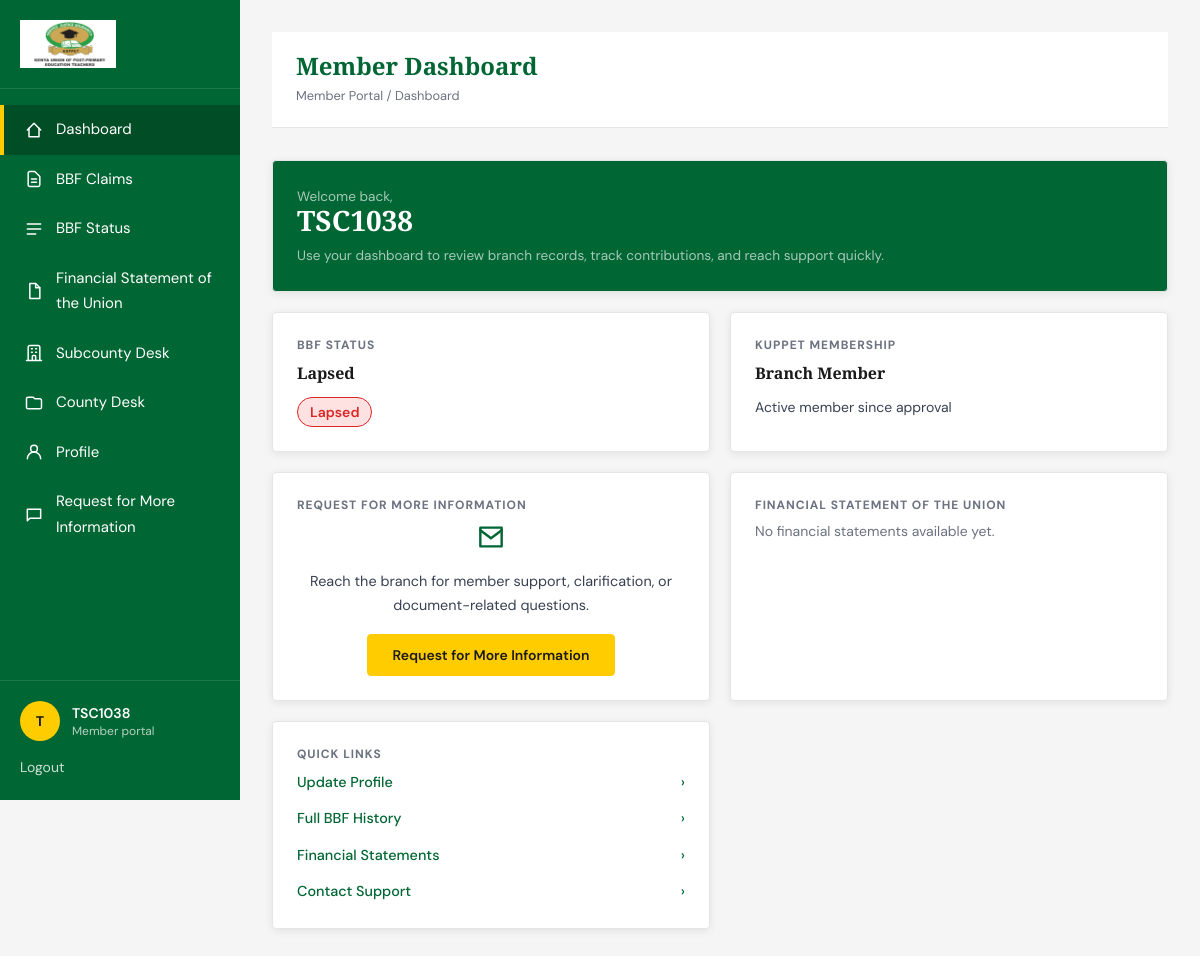
The app's page /dashboard/ (signed in) with its own data.
### accounts/models.py (models this page shows, shortened)
class CustomUser(AbstractUser):
    tsc_number = models.CharField(max_length=50, unique=True)
    email = models.EmailField(_('email address'), unique=True, null=True, blank=True)
    phone_number = models.CharField(max_length=20, blank=True)
    sub_county = models.CharField(max_length=100, blank=True)
    school = models.CharField(max_length=150, blank=True)
    APPROVAL_STATUS_CHOICES = [
        ('PENDING', _('Pending Approval')),
        ('APPROVED', _('Approved')),
        ('REJECTED', _('Rejected')),
    ]
    approval_status = models.CharField(max_length=10, choices=APPROVAL_STATUS_CHOICES, default='PENDING')
    approval_date = models.DateTimeField(null=True, blank=True)
    approved_by = models.ForeignKey(
        'self',
        on_delete=models.SET_NULL,
        null=True,
        blank=True,
        related_name='approved_users'
    )
    totp_secret = models.CharField(max_length=16, blank=True)
    totp_enabled = models.BooleanField(default=False)
    is_subcounty_rep = models.BooleanField(default=False)
    is_county_rep = models.BooleanField(default=False)
    username = None
    USERNAME_FIELD = 'tsc_number' # Use TSC number for login
    REQUIRED_FIELDS = ['email']
    objects = CustomUserManager()

### dashboard/views.py (the view)
# urls.py: path('', views.DashboardView.as_view(), name='dashboard'),
class DashboardView(LoginRequiredMixin, TemplateView):
    template_name = "dashboard/dashboard.html"
    login_url = reverse_lazy("login")
    def get_context_data(self, **kwargs):
        context = super().get_context_data(**kwargs)
        user = self.request.user
        contributions = BBFContribution.objects.filter(user=user).order_by("-contribution_date")
        total_contributed = sum(contribution.amount for contribution in contributions)
        context["bbf_status"] = get_bbf_status(total_contributed)
        context["contributions"] = contributions[:5]
        context["financial_statements"] = FinancialStatement.objects.all().order_by("-fiscal_year")[:5]
        context["member_first_name"] = user.first_name or user.get_full_name() or user.tsc_number
        return context

### core/bbf_contacts.py (called while the page is built)
def _build_bec_lookup():
    lookup = {}
    for member in BECMember.objects.all():
        normalized = member.title.strip().lower()
        lookup[normalized] = member
    for title, aliases in TITLE_ALIASES.items():
        primary = lookup.get(title.lower())
        if primary:
            continue
        for alias in aliases:
            alias_match = lookup.get(alias.lower())
            if alias_match:
                lookup[title.lower()] = alias_match
                break
    return lookup

def get_bbf_contacts():
    bec_lookup = _build_bec_lookup()
    contacts = []
    for contact in CONTACT_DIRECTORY:
        bec_member = bec_lookup.get(contact["title"].lower())
        local_phone = contact["phone"]
        tel_phone = local_phone[1:] if local_phone.startswith("0") else local_phone
        contacts.append(
            {
                **contact,
                "holder_name": bec_member.name if bec_member else "",
                "tel_phone": tel_phone,
            }
        )
    return contacts

### dashboard/context_processors.py (called while the page is built)
def bbf_contacts(request):
    return {"contact_list": get_bbf_contacts()}

### dashboard/views.py (called while the page is built)
def get_bbf_status(total_contributed):
    if total_contributed >= 5000:
        return "Good Standing"
    if total_contributed > 0:
        return "Pending Arrears"
    return "Lapsed"

### templates/dashboard/dashboard.html (shortened to what this page needs)
{% extends 'dashboard/base_dashboard.html' %}
{% block dashboard_title %}Member Dashboard{% endblock %}
{% block dashboard_breadcrumb %}Member Portal / Dashboard{% endblock %}
{% block dashboard_content %}
<div class="widget-grid">
    <section class="dashboard-card welcome-card">
        <p class="welcome-card__kicker">Welcome back,</p>
        <h2>{{ member_first_name }}</h2>
        <p>Use your dashboard to review branch records, track contributions, and reach support quickly.</p>
    </section>
    <section class="dashboard-card">
        <p class="dashboard-card__eyebrow">BBF Status</p>
        <h2>{{ bbf_status }}</h2>
        <span class="status-badge {% if bbf_status == 'Good Standing' %}status-badge--good{% elif bbf_status == 'Pending Arrears' %}status-badge--pending{% else %}status-badge--lapsed{% endif %}">{{ bbf_status }}</span>
    </section>
    <section class="dashboard-card">
        <p class="dashboard-card__eyebrow">KUPPET Membership</p>
        <h2>Branch Member</h2>
        <p class="text-sm text-[var(--gray-700)]">Active member since {{ user.approval_date|date:"M Y"|default:"approval" }}</p>
    </section>
    <section class="dashboard-card">
        <p class="dashboard-card__eyebrow">Request for More Information</p>
        <div class="mb-4 flex justify-center">
        </div>
        <p class="mb-4 text-center text-[0.9rem] text-[var(--gray-700)]">Reach the branch for member support, clarification, or document-related questions.</p>
        <div class="text-center">
            <a href="{% url 'support' %}" class="btn btn-accent">Request for More Information</a>
        </div>
    </section>
    <section class="dashboard-card">
        <p class="dashboard-card__eyebrow">Financial Statement of the Union</p>
        <div class="statement-list">
            {% for statement in financial_statements %}
                <div class="statement-row">
                    <div class="statement-row__meta">
                        <p class="statement-row__title">{{ statement.fiscal_year }}</p>
                        <p class="statement-row__detail">{{ statement.title }}</p>
                    </div>
                    <a href="{{ statement.file.url }}" class="text-link">PDF</a>
                </div>
            {% empty %}
                <p class="text-sm text-[var(--gray-500)]">No financial statements available yet.</p>
            {% endfor %}
        </div>
    </section>
    <section class="dashboard-card">
        <p class="dashboard-card__eyebrow">Quick Links</p>
        <div class="quick-link-list">
            <a href="{% url 'profile' %}">
                <span>Update Profile</span>
                <span>&rsaquo;</span>
            </a>
            <a href="{% url 'bbf_status' %}">
                <span>Full BBF History</span>
                <span>&rsaquo;</span>
            </a>
            <a href="{% url 'financials' %}">
                <span>Financial Statements</span>
                <span>&rsaquo;</span>
            </a>
            <a href="{% url 'support' %}">
                <span>Contact Support</span>
                <span>&rsaquo;</span>
            </a>
        </div>
    </section>
</div>
{% endblock %}

### templates/dashboard/base_dashboard.html (shortened to what this page needs)
{% extends 'base.html' %}
{% load static %}
{% block body_class %}dashboard-body{% endblock %}
{% block site_shell %}
<div class="dashboard-shell">
    <aside class="dashboard-sidebar" id="dashboard-sidebar">
        <div class="dashboard-sidebar__logo">
            <a href="{% url 'dashboard' %}">
                <img src="{% static 'images/kuppet.png' %}" alt="KUPPET Siaya Branch logo">
            </a>
        </div>
        <nav class="dashboard-nav" aria-label="Dashboard navigation">
            <a href="{% url 'dashboard' %}" class="dashboard-nav-link {% if request.resolver_match.url_name == 'dashboard' %}is-active{% endif %}">
                <svg class="dashboard-nav-icon" fill="none" stroke="currentColor" viewBox="0 0 24 24" aria-hidden="true">
                    <path stroke-linecap="round" stroke-linejoin="round" stroke-width="1.8" d="M4 12l8-8 8 8"></path>
                    <path stroke-linecap="round" stroke-linejoin="round" stroke-width="1.8" d="M6 10v10h12V10"></path>
                </svg>
                <span class="dashboard-nav-label">Dashboard</span>
            </a>
            <a href="{% url 'bbf_claims' %}" class="dashboard-nav-link ">
                <svg class="dashboard-nav-icon" fill="none" stroke="currentColor" viewBox="0 0 24 24" aria-hidden="true">
                    <path stroke-linecap="round" stroke-linejoin="round" stroke-width="1.8" d="M9 12h6m-6 4h6m2 5H7a2 2 0 01-2-2V5a2 2 0 012-2h5.586a1 1 0 01.707.293l5.414 5.414a1 1 0 01.293.707V19a2 2 0 01-2 2z"></path>
                </svg>
                <span class="dashboard-nav-label">BBF Claims</span>
            </a>
            <a href="{% url 'bbf_status' %}" class="dashboard-nav-link {% if request.resolver_match.url_name == 'bbf_status' %}is-active{% endif %}">
                <svg class="dashboard-nav-icon" fill="none" stroke="currentColor" viewBox="0 0 24 24" aria-hidden="true">
                    <path stroke-linecap="round" stroke-linejoin="round" stroke-width="1.8" d="M4 6h16M4 12h16M4 18h10"></path>
                </svg>
                <span class="dashboard-nav-label">BBF Status</span>
            </a>
            <a href="{% url 'financials' %}" class="dashboard-nav-link {% if request.resolver_match.url_name == 'financials' %}is-active{% endif %}">
                <svg class="dashboard-nav-icon" fill="none" stroke="currentColor" viewBox="0 0 24 24" aria-hidden="true">
                    <path stroke-linecap="round" stroke-linejoin="round" stroke-width="1.8" d="M7 3h7l5 5v13H7z"></path>
                    <path stroke-linecap="round" stroke-linejoin="round" stroke-width="1.8" d="M14 3v5h5"></path>
                </svg>
                <span class="dashboard-nav-label">Financial Statement of the Union</span>
            </a>
            {% if user.is_subcounty_rep or user.is_superuser %}
            <a href="{% url 'subcounty_dashboard' %}" class="dashboard-nav-link {% if request.resolver_match.url_name == 'subcounty_dashboard' or request.resolver_match.url_name == 'subcounty_claim_review' %}is-active{% endif %}">
                <span class="dashboard-nav-label">Subcounty Desk</span>
            </a>
            {% endif %}
            {% if user.is_county_rep or user.is_superuser %}
            <a href="{% url 'county_dashboard' %}" class="dashboard-nav-link {% if request.resolver_match.url_name == 'county_dashboard' or request.resolver_match.url_name == 'county_claim_review' %}is-active{% endif %}">
                <svg class="dashboard-nav-icon" fill="none" stroke="currentColor" viewBox="0 0 24 24" aria-hidden="true">
                    <path stroke-linecap="round" stroke-linejoin="round" stroke-width="1.8" d="M3 7v10a2 2 0 002 2h14a2 2 0 002-2V9a2 2 0 00-2-2h-6l-2-2H5a2 2 0 00-2 2z"></path>
                </svg>
                <span class="dashboard-nav-label">County Desk</span>
            </a>
            {% endif %}
            <a href="{% url 'profile' %}" class="dashboard-nav-link {% if request.resolver_match.url_name == 'profile' %}is-active{% endif %}">
                <span class="dashboard-nav-label">Profile</span>
            </a>
            <a href="{% url 'support' %}" class="dashboard-nav-link {% if request.resolver_match.url_name == 'support' %}is-active{% endif %}">
                <svg class="dashboard-nav-icon" fill="none" stroke="currentColor" viewBox="0 0 24 24" aria-hidden="true">
                    <path stroke-linecap="round" stroke-linejoin="round" stroke-width="1.8" d="M4 5h16v11H7l-3 3V5z"></path>
                </svg>
                <span class="dashboard-nav-label">Request for More Information</span>
            </a>
        </nav>
        <div class="dashboard-sidebar__footer">
            <div class="mb-3 flex items-center gap-3">
                <span class="avatar-badge">{{ user.first_name|default:user.tsc_number|slice:":1" }}{{ user.last_name|slice:":1" }}</span>
                <div class="dashboard-sidebar__footer-text">
                    <p class="text-sm font-semibold">{{ user.get_full_name|default:user.tsc_number }}</p>
                    <p class="text-xs text-white/70">Member portal</p>
                </div>
            </div>
            <a href="{% url 'logout' %}" class="text-sm text-white/80 hover:text-white hover:underline">Logout</a>
        </div>
    </aside>
    <main class="dashboard-main">
        <div class="dashboard-main__inner">
            <div class="dashboard-heading-bar">
                <div class="flex items-start gap-4">
                    <div>
                        <h1>{% block dashboard_title %}Member Dashboard{% endblock %}</h1>
                        <p class="dashboard-breadcrumb">{% block dashboard_breadcrumb %}Member Portal{% endblock %}</p>
                    </div>
                </div>
            </div>
            {% block dashboard_content %}{% endblock %}
        </div>
    </main>
</div>
{% endblock %}

### records on screen
CustomUser: first_name "T", get_full_name "TSC1038", tsc_number "TSC1038", approval_date "approval"

### other values on screen
{{ bbf_status }} "Lapsed"
